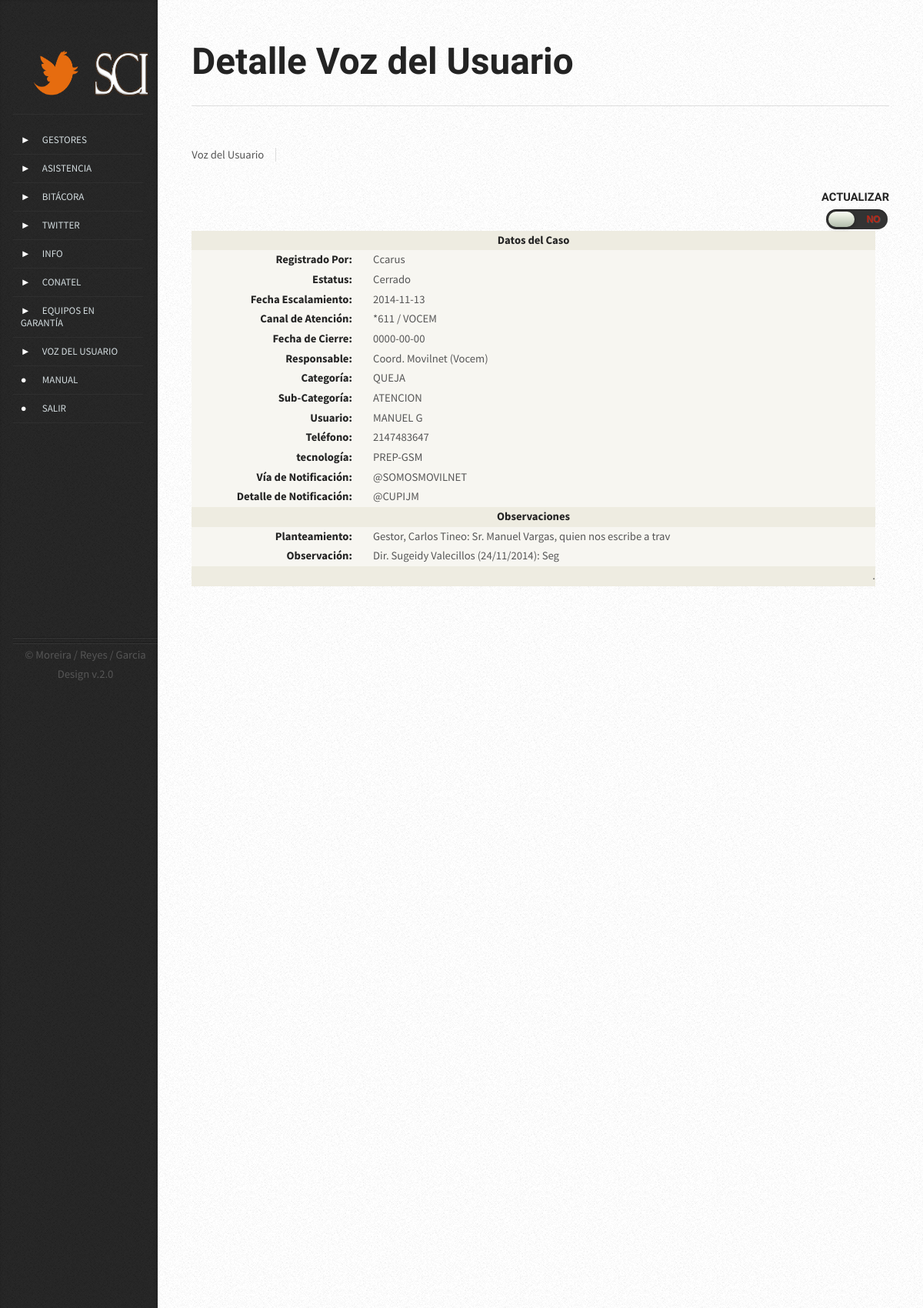
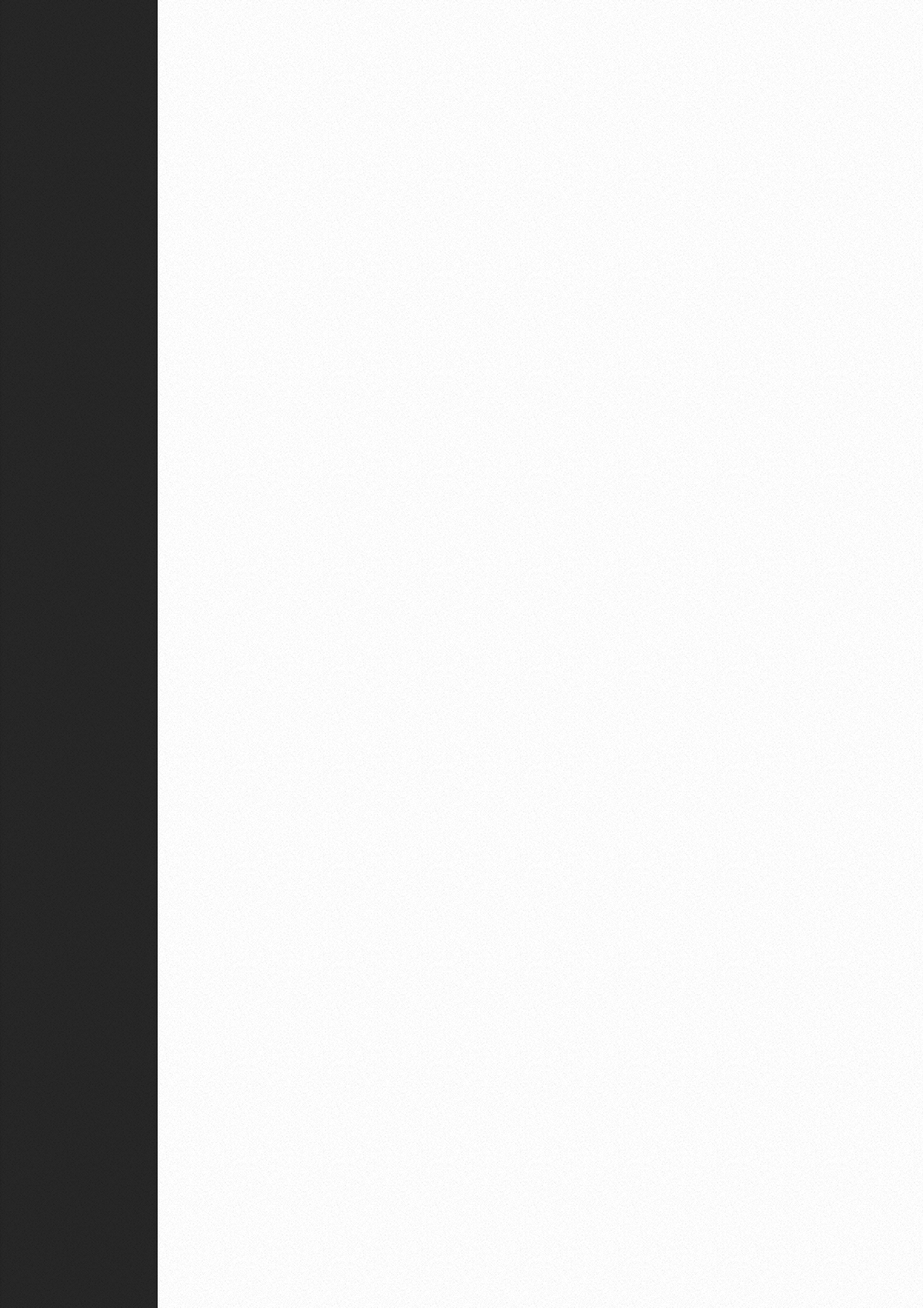
Page /vista/detalle_vozusu.php (signed in, upper part) on the committed database (2 pictures, top to bottom).
### tables this page shows
CREATE TABLE `voz_usuario` (
  `voz_id` int(11) NOT NULL AUTO_INCREMENT,
  `voz_via` text,
  `voz_detalle` text,
  `voz_usuario` text,
  `voz_movil` int(10) DEFAULT NULL,
  `voz_tecno` varchar(20) DEFAULT NULL,
  `voz_plantea` varchar(2000) DEFAULT NULL,
  `voz_categoria` text,
  `voz_subcat` text,
  `voz_observa` varchar(2000) DEFAULT NULL,
  `voz_canal` varchar(50) DEFAULT NULL,
  `voz_respon` text,
  `voz_fechaes` date DEFAULT NULL,
  `voz_fechaci` date DEFAULT NULL,
  `voz_estatus` text,
  `voz_gestor` varchar(50) DEFAULT NULL,
  PRIMARY KEY (`voz_id`)
);

### modelo/mod_vozusu.php (called while the page is built, shortened)
<?php
class voz_usuario{
	public function detalle($voz_id, $mysqlconn){
		$query= "SELECT * FROM voz_usuario";
		$consulta= mysqli_query($mysqlconn, $query) or die ("Consulta Errónea: ".mysqli_error($mysqlconn));
		if($consulta){
			return ($consulta);
			}
		}
}
?>

### vista/detalle_vozusu.php (the view, shortened to what this page needs)
<?php
$voz_id= $_GET['caso'];
		$conexion = new Connex();
		$mysqlconn= $conexion->conectar();
					require("../modelo/mod_vozusu.php");
					$consulta= new voz_usuario();
					$listar=$consulta-> detalle($voz_id, $mysqlconn);
					if(mysqli_num_rows($listar)>=0){
 $row= mysqli_fetch_array($listar, MYSQLI_ASSOC);
 $voz_gestor=$row["voz_gestor"];
 $voz_estatus=$row["voz_estatus"];
 $voz_fechaes=$row["voz_fechaes"];
 $voz_canal=$row["voz_canal"];
 $voz_fechaci=$row["voz_fechaci"];
 $voz_respon=$row["voz_respon"];
 $voz_categoria=$row["voz_categoria"];
 $voz_subcat=$row["voz_subcat"];
 $voz_usuario=$row["voz_usuario"];
 $voz_movil=$row["voz_movil"];
 $voz_tecno=$row["voz_tecno"];
 $voz_via=$row["voz_via"];
 $voz_detalle=$row["voz_detalle"];
 $voz_plantea=$row["voz_plantea"];
 $voz_observa=$row["voz_observa"];
?>
    <link rel="stylesheet" href="css/style.css" />
	</head>
	<body class="left-sidebar">
			<div id="wrapper">
					<div id="content">
						<div class="inner">
								<article class="box post post-excerpt">
									<header>
									  <h2>Detalle Voz del Usuario</h2>
									  <hr>
									</header>
									<div class="info">
										<span class="date"><span class="month">Voz del Usuario</span>
										<ul class="stats">
										</ul>
									</div>
									<form align="right">
                                      <label>ACTUALIZAR</label>
                                      <div class="slideThree">
									  <label for="slideThree"></label>
									  </div>
                                    </form>
									<form id="actualizar" method="post" action="../controlador/con_actbitacora.php?id=<?php echo $bit_id;?>">
									<table id=consultacaso border="1" align="left" width="54%" height="80%">
 <tr>
   <td colspan="4" bgcolor="#eeece1"><div align="center"><strong>Datos del Caso </strong></div></td>
   </tr>
 <tr>
 <td width="23%" bgcolor="#f7f6f1"><div align="right"><strong>Registrado Por: </strong></div></td>
 <td width="3%" bgcolor="#f7f6f1">&nbsp;</td>
 <td width="44%" bgcolor="#f7f6f1"><?php echo $voz_gestor;?></td>
 <td width="28%" bgcolor="#f7f6f1">&nbsp;</td>
 </tr>
 <tr>
 <td bgcolor="#f7f6f1"><div align="right"><strong>Estatus:</strong></div></td>
 <td bgcolor="#f7f6f1">&nbsp;</td><input type="hidden" name="numcas" value=<?php echo $voz_estatus;?>>
 <td bgcolor="#f7f6f1" name=""><?php echo $voz_estatus;?></td>
 <td bgcolor="#f7f6f1">&nbsp;</td>
 </tr>
 <tr>
 <td bgcolor="#f7f6f1"><div align="right"><strong>Fecha Escalamiento:</strong></div></td>
 <td bgcolor="#f7f6f1">&nbsp;</td><input type="hidden" name="numcas" value=<?php echo $voz_fechaes;?>>
 <td bgcolor="#f7f6f1" name=""><?php echo $voz_fechaes;?></td>
 <td bgcolor="#f7f6f1">&nbsp;</td>
 </tr>
 <tr>
 <td bgcolor="#f7f6f1"><div align="right"><strong>Canal de Atención:</strong></div></td>
 <td bgcolor="#f7f6f1">&nbsp;</td>
 <td bgcolor="#f7f6f1"><?php echo $voz_canal;?></td>
 <td bgcolor="#f7f6f1"></td>
 </tr>
  <tr>
 <td bgcolor="#f7f6f1"><div align="right"><strong>Fecha de Cierre:</strong></div></td>
 <td bgcolor="#f7f6f1">&nbsp;</td>
 <td bgcolor="#f7f6f1"><?php echo $voz_fechaci;?></td>
 <td bgcolor="#f7f6f1"></td>
 </tr>
 <tr>
 <td bgcolor="#f7f6f1"><div align="right"><strong>Responsable:</strong></div></td>
 <td bgcolor="#f7f6f1">&nbsp;</td>
 <td bgcolor="#f7f6f1"><?php echo $voz_respon?></td>
 <td bgcolor="#f7f6f1"></td>
 </tr>
 <tr>
 <td bgcolor="#f7f6f1"><div align="right"><strong>Categoría:</strong></div></td>
 <td bgcolor="#f7f6f1">&nbsp;</td>
 <td bgcolor="#f7f6f1"><?php echo $voz_categoria;?></td>
 <td bgcolor="#f7f6f1">&nbsp;</td>
 </tr>
 <tr>
   <td bgcolor="#f7f6f1"><div align="right"><strong>Sub-Categoría:</strong></div></td>
   <td bgcolor="#f7f6f1">&nbsp;</td>
   <td bgcolor="#f7f6f1"><?php echo $voz_subcat;?></td>
   <td bgcolor="#f7f6f1">
 </tr>
 <tr>
   <td bgcolor="#f7f6f1"><div align="right"><strong>Usuario:</strong></div></td>
   <td bgcolor="#f7f6f1">&nbsp;</td>
   <td bgcolor="#f7f6f1"><?php echo $voz_usuario;?></td>
   <td bgcolor="#f7f6f1">
 </tr>
 <tr>
 <td bgcolor="#f7f6f1"><div align="right"><strong>Teléfono:</strong></div></td>
 <td bgcolor="#f7f6f1">&nbsp;</td>
 <td bgcolor="#f7f6f1"><?php echo $voz_movil;?></td>
 <td bgcolor="#f7f6f1">
</td>
<tr>
   <td bgcolor="#f7f6f1"><div align="right"><strong>tecnología:</strong></div></td>
   <td bgcolor="#f7f6f1">&nbsp;</td>
   <td bgcolor="#f7f6f1"><?php echo $voz_tecno;?></td>
   <td bgcolor="#f7f6f1">
 </tr>
 <tr>
   <td bgcolor="#f7f6f1"><div align="right"><strong>Vía de Notificación:</strong></div></td>
   <td bgcolor="#f7f6f1">&nbsp;</td>
   <td bgcolor="#f7f6f1"><?php echo $voz_via;?></td>
   <td bgcolor="#f7f6f1">
 </tr>
 <tr>
   <td bgcolor="#f7f6f1"><div align="right"><strong>Detalle de Notificación:</strong></div></td>
   <td bgcolor="#f7f6f1">&nbsp;</td>
   <td bgcolor="#f7f6f1"><?php echo $voz_detalle;?></td>
   <td bgcolor="#f7f6f1">
 </tr>
  <tr>
   <td colspan="4" bgcolor="#eeece1"><div align="center"><strong>Observaciones</strong></div></td>
   </tr>
 <tr>
 <td bgcolor="#f7f6f1"><div align="right"><strong>Planteamiento:</strong></div></td>
 <td bgcolor="#f7f6f1">&nbsp;</td>
 <td bgcolor="#f7f6f1"><?php echo $voz_plantea;?></td>
 <td bgcolor="#f7f6f1">&nbsp;
</td>
<td width="2%"></td>
 </tr>
 <tr>
   <td bgcolor="#f7f6f1"><div align="right"><strong>Observación:</strong></div></td>
   <td bgcolor="#f7f6f1">&nbsp;</td>
   <td bgcolor="#f7f6f1"><?php  echo $voz_observa;  ?></td>
   <td bgcolor="#f7f6f1">&nbsp;
</td>
 </tr>
 <tr>
 <td colspan="4" bgcolor="#eeece1"><div align="right" class="style1">.</div></td>
 </tr>
 <tr>
 <td >&nbsp;</td>
 <td >&nbsp;</td>
 <td>
   <div id="bot" style="display:none" align="right">
<td bgcolor=>&nbsp;</td>
</div>
</td>
 </tr>
 </table>
		</form>
	                        </article>
						</div>
					</div>
	<?php
require ("menu.php");
?>
					</div>
</body>
<?php }?>

### vista/css/style.css (style rules this page uses)
.slideThree { width: 80px; height: 26px; background: #333; margin: 2px auto; margin-left: 91%; -webkit-border-radius: 50px; -moz-border-radius: 50px; border-radius: 50px; position: relative; -webkit-box-shadow: inset 0px 1px 1px rgba(0,0,0,0.5), 0px 1px 0px rgba(255,255,255,0.2); -moz-box-shadow: inset 0px 1px 1px rgba(0,0,0,0.5), 0px 1px 0px rgba(255,255,255,0.2); box-shadow: inset 0px 1px 1px rgba(0,0,0,0.5), 0px 1px 0px rgba(255,255,255,0.2); }
.slideThree:after { content: 'NO'; font: 12px/26px Arial, sans-serif; color: #bd2514 ; position: absolute; right: 10px; z-index: 0; font-weight: bold; text-shadow: 1px 1px 0px rgba(255,255,255,.15); }
.slideThree:before { content: 'SI'; font: 12px/26px Arial, sans-serif; color: #00bf00; position: absolute; left: 10px; z-index: 0; font-weight: bold; }
.slideThree label { display: block; width: 34px; height: 20px; -webkit-border-radius: 50px; -moz-border-radius: 50px; border-radius: 50px; -webkit-transition: all .4s ease; -moz-transition: all .4s ease; -o-transition: all .4s ease; -ms-transition: all .4s ease; transition: all .4s ease; cursor: pointer; position: absolute; top: 3px; left: 3px; z-index: 1; -webkit-box-shadow: 0px 2px 5px 0px rgba(0,0,0,0.3); -moz-box-shadow: 0px 2px 5px 0px rgba(0,0,0,0.3); box-shadow: 0px 2px 5px 0px rgba(0,0,0,0.3); background: #fcfff4; background: -webkit-linear-gradient(top, #fcfff4 0%, #dfe5d7 40%, #b3bead 100%); background: -moz-linear-gradient(top, #fcfff4 0%, #dfe5d7 40%, #b3bead 100%); background: -o-linear-gradient(top, #fcfff4 0%, #dfe5d7 40%, #b3bead 100%); background: -ms-linear-gradient(top, #fcfff4 0%, #dfe5d7 40%, #b3bead 100%); background: linear-gradient(top, #fcfff4 0%, #dfe5d7 40%, #b3bead 100%); filter: progid:DXImageTransform.Microsoft.gradient( startColorstr='#fcfff4', endColorstr='#b3bead',GradientType=0 ); }
body { background-color: #e8e8e8; background-image: url('images/bg02.png'); }
body,input,textarea,select { font-family: 'Source Sans Pro', sans-serif; font-weight: 400; color: #565656; }
strong, b { font-weight: 700; color: #232323; }
h2,h3,h4,h5,h6 { font-family: 'Open Sans Condensed', sans-serif; font-weight: 700; color: #232323; }
hr { border: 0; border-top: solid 1px #ddd; padding: 1.5em 0 0 0; margin: 1.75em 0 1.3em 0; }
p, ul, ol, dl, table { margin-bottom: 1em; }
table { width: 100%; height: 2%; }
#actualizar { height: 1em; }
form label { font-family: 'Open Sans Condensed', sans-serif; font-weight: 700; color: #232323; margin: 0 0 0.75em 0; }
header { margin: 0 0 2em 0; }
section, article { margin-bottom: 3em; }
section > :last-child, article > :last-child { margin-bottom: 0; }
section:last-child, article:last-child { margin-bottom: 0; }
.box.post { position: relative; }
.box.post .info .stats { margin: 0; cursor: default; }
#wrapper { position: relative; }
#content { position: relative; background-color: #fff; background-image: url('images/bg02.png'); }
#content > .inner { position: relative; z-index: 1; }

### vista/css/style-desktop.css (style rules this page uses)
body { height: 100%; }
body,input,textarea,select { line-height: 1.75em; }
h2 { font-size: 1.5em; }
#content { box-shadow: 0 0 0.25em 0em rgba(0,0,0,0.25); }
#content > .inner { max-width: 1038px; padding-bottom: 2em; }

### vista/css/style-narrow.css (style rules this page uses)
body { min-width: 1000px; }
body,input,textarea,select { font-size: 11pt; }
.box.post h2 { font-size: 3.25em; line-height: 1.25em; }
.box.post header { padding: 1.5em 0 0 0; margin: 0 0 3em 0; }
.box.post .info { width: 100%; padding: 1em 0 0 0; position: relative; top: -2em; }
.box.post .info .date { display: inline; }
.box.post .info .stats { display: inline; border-left: solid 1px #ddd; margin-left: 1em; padding-left: 1em; }
#content { padding: 2em 3em 6em 3em; }
body.left-sidebar #content { margin-left: 14em; }

### rows in the picture
voz_usuario: voz_gestor "Ccarus", voz_estatus "Cerrado", voz_fechaes "2014-11-13", voz_canal "*611 / VOCEM", voz_fechaci "0000-00-00", voz_respon "Coord. Movilnet (Vocem)", voz_categoria "QUEJA", voz_subcat "ATENCION", voz_usuario "MANUEL G", voz_movil "2147483647", voz_tecno "PREP-GSM", voz_via "@SOMOSMOVILNET", voz_detalle "@CUPIJM", voz_plantea "Gestor, Carlos Tineo: Sr. Manuel Vargas, quien nos escribe a trav", voz_observa "Dir. Sugeidy Valecillos (24/11/2014): Seg"
